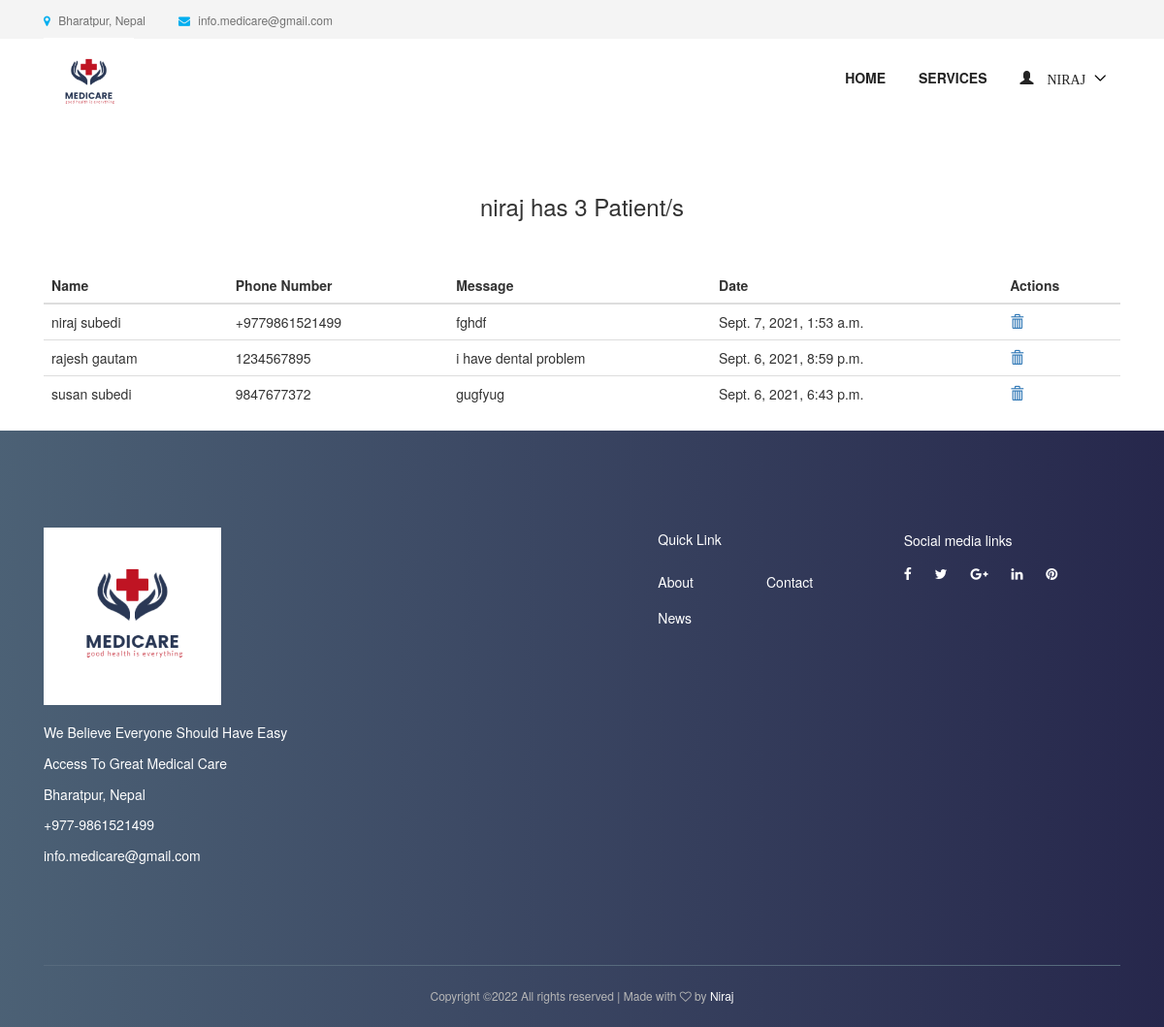
/patient/ (signed in), run on the app's committed database.
### accounts/models.py (models this page shows, shortened)
class User(AbstractUser):
    username = None
    role = models.CharField(max_length=12, error_messages={
        'required': "Role must be provided"
    })
    gender = models.CharField(max_length=10, blank=True, null=True, default="")
    email = models.EmailField(unique=True, blank=False,
                              error_messages={
                                  'unique': "A user with that email already exists.",
                              })
    phone_number = models.CharField(unique=True, blank=True, null=True, max_length=20,
                                    error_messages={
                                        'unique': "A user with that phone number already exists."
                                    })
    USERNAME_FIELD = "email"
    REQUIRED_FIELDS = []
    objects = UserManager()

### appointment/models.py (models this page shows, shortened)
class TakeAppointment(models.Model):
    user = models.ForeignKey(User, on_delete=models.CASCADE)
    appointment = models.ForeignKey(Appointment, on_delete=models.CASCADE)
    full_name = models.CharField(max_length=100)
    message = models.TextField()
    phone_number = models.CharField(max_length=120)
    date = models.DateTimeField(default=timezone.now)

### appointment/views.py (the view)
# urls.py: path('patient/', PatientListView.as_view(), name='patient-list'),
class PatientListView(ListView):
    model = TakeAppointment
    context_object_name = 'patients'
    template_name = "appointment/patient_list.html"
    def get_queryset(self):
        return self.model.objects.filter(appointment__user_id=self.request.user.id).order_by('-id')

### templates/appointment/patient_list.html (shortened to what this page needs)
{% extends 'base.html' %}
{% load static %}
{% block content %}
    <section class="dentist-area section-padding-50-0">
        <div class="container" style="align-items: center; justify-content: center;display: flex;">
            <div class="col-12 col-sm-6 col-md-4">
                <h3 style="align-items: center;justify-content: center;display: flex"> {{ request.user.first_name }} has {{ patients.count }}
                    Patient/s</h3>
            </div>
        </div>
    </section>
    <section class="dentist-area section-padding-30-0">
        <div class="container">
            <table class="table">
                <thead>
                <tr>
                    <th scope="col">Name</th>
                    <th scope="col">Phone Number</th>
                    <th scope="col">Message</th>
                    <th scope="col">Date</th>
                    <th scope="col">Actions</th>
                </tr>
                </thead>
                <tbody>
                {% for patient in patients %}
                    <tr>
                        <td>{{ patient.full_name }}</td>
                        <td> {{ patient.phone_number }}</td>
                        <td> {{ patient.message }}</td>
                        <td> {{ patient.date }}</td>
                        <td>
                            <a href="{% url 'appointment:delete-patient' patient.id %}">
                                <span class="glyphicon glyphicon-trash"></span>
                            </a>
                        </td>
                    </tr>
                {% endfor %}
                </tbody>
            </table>
        </div>
    </section>
{% endblock %}

### templates/nav.html (shortened to what this page needs)
{% load static %}
<header class="header-area">
    <div class="top-header-area">
        <div class="container h-100">
            <div class="row h-100 align-items-center">
                <div class="col-6 col-md-9 col-lg-8">
                    <div class="top-header-content">
                        <a href="#" data-toggle="tooltip" data-placement="bottom" title="Bharatpur, Nepal"><i
                                class="fa fa-map-marker"></i> <span>Bharatpur, Nepal</span></a>
                        <a href="#" data-toggle="tooltip" data-placement="bottom" title="info.docmed@gmail.com"><i
                                class="fa fa-envelope"></i> <span>info.medicare@gmail.com</span></a>
                    </div>
                </div>
                </div>
            </div>
        </div>
    <div class="main-header-area">
        <div class="classy-nav-container breakpoint-off">
            <div class="container">
                <nav class="classy-navbar justify-content-between" id="dentoNav">
                    <a class="nav-brand" href="{% url 'appointment:home' %}"><img src="{% static 'img/logo.png' %}" alt="" width="93">
                    </a>
                    <div class="classy-menu">
                        <div class="classynav">
                            <ul id="nav">
                                <li><a href="{% url 'appointment:home' %}">Home</a></li>
                                <li><a href="{% url 'appointment:service' %}">Services</a></li>
                                {% if request.user.is_authenticated and request.user.role == 'doctor' %}
                                    <li>
                                        <a href="">
                                            <span class="glyphicon glyphicon-user">
                                                    {{ request.user.first_name }}
                                            </span>
                                        </a>
                                    </li>
                                {% endif %}
                            </ul>
                        </div>
                    </div>
                </nav>
            </div>
        </div>
    </div>
</header>

### static/style.css (style rules this page uses)
* { margin: 0; padding: 0; }
body { font-family: "Montserrat", sans-serif; font-weight: 400; font-size: 14px; }
h1, h2, h3, h4, h5, h6 { font-family: "Montserrat", sans-serif; color: #333333; line-height: 1.4; font-weight: 600; }
a, a:active, a:focus, a:hover { color: #333333; text-decoration: none; -webkit-transition-duration: 500ms; -o-transition-duration: 500ms; transition-duration: 500ms; outline: none; }
li { list-style: none; }
img { max-width: 100%; height: auto; }
ul { margin: 0; padding: 0; }
ul li { margin: 0; padding: 0; }
.section-padding-50-0 { padding-top: 50px; padding-bottom: 0; }
.header-area { position: relative; z-index: 599; width: 100%; -webkit-transition-duration: 500ms; -o-transition-duration: 500ms; transition-duration: 500ms; }
.top-header-area { position: relative; z-index: 1; height: 40px; background-color: #f4f4f4; }
.top-header-area .top-header-content a { display: inline-block; font-size: 12px; color: #707070; }
.top-header-area .top-header-content a i { color: #00aeef; margin-right: 5px; }
.top-header-area .top-header-content a:last-child { margin-left: 30px; }
.classy-nav-container { background-color: transparent; }
.classy-nav-container .classy-navbar { height: 90px; padding: 0; }
.classy-nav-container .classy-navbar .classynav ul li a { padding: 0 15px; font-weight: 600; font-size: 14px; text-transform: uppercase; }

### static/css/default-assets/classy-nav.css (style rules this page uses)
body { font-family: "Roboto", sans-serif; }
ul { margin: 0; }
ul li { list-style: none; }
img { height: auto; max-width: 100%; }
.classy-nav-container { position: relative; z-index: 100; background-color: #ffffff; }
.classy-nav-container * { box-sizing: border-box; }
.classy-nav-container a { -webkit-transition-duration: 500ms; transition-duration: 500ms; text-decoration: none; outline: none; font-size: 14px; font-weight: 400; color: #232323; display: inline-block; }
.justify-content-between { -webkit-box-pack: justify; -ms-flex-pack: justify; justify-content: space-between; }
.classy-navbar { width: 100%; height: 70px; padding: 0.5em 2em; display: -webkit-box; display: -ms-flexbox; display: flex; -webkit-box-align: center; -ms-flex-align: center; -ms-grid-row-align: center; align-items: center; }
.classy-navbar .nav-brand { font-size: 26px; font-weight: 500; color: #565656; display: inline-block; margin-right: 30px; }
.classynav ul li { display: inline-block; clear: both; position: inherit; z-index: 10; }
.classynav ul li.cn-dropdown-item { position: relative; z-index: 10; }
.classynav ul li a { padding: 0 12px; display: block; height: 35px; font-size: 14px; line-height: 34px; }
.classynav ul li.megamenu-item>a:after, .classynav ul li.has-down>a:after { font-family: 'classyfonts'; content: "\e900"; font-size: 12px; color: #000000; padding-left: 5px; -webkit-transition-duration: 500ms; transition-duration: 500ms; }
.breakpoint-off .classynav { display: -webkit-box; display: -ms-flexbox; display: flex; -webkit-box-align: center; -ms-flex-align: center; -ms-grid-row-align: center; align-items: center; }

### data on the page
User: user.first_name "NIRAJ", user.first_name "niraj"
TakeAppointment: full_name "niraj subedi", phone_number "+9779861521499", message "fghdf", date "Sept. 7, 2021, 1:53 a.m."
TakeAppointment: full_name "rajesh gautam", phone_number "1234567895", message "i have dental problem", date "Sept. 6, 2021, 8:59 p.m."
TakeAppointment: full_name "susan subedi", phone_number "9847677372", message "gugfyug", date "Sept. 6, 2021, 6:43 p.m."

### other printed values
{{ patients.count }} "3"
